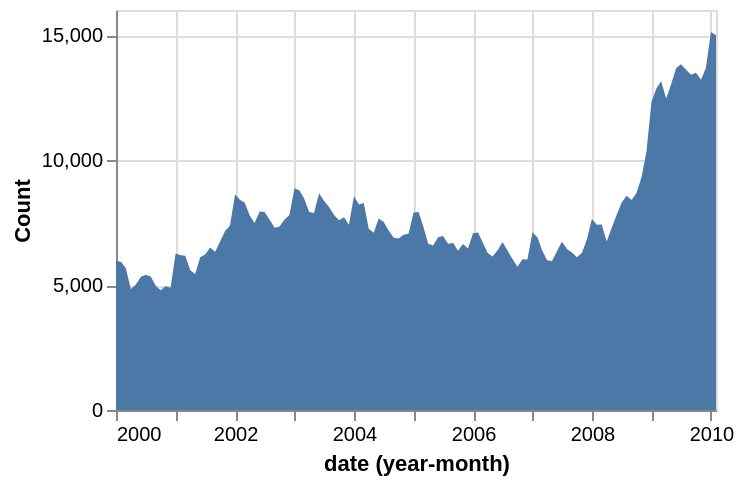

Write the Vega-Lite specification saved for this chart.
### Vega-Lite specification from a JSON file in a GitHub repository (floating-point values rounded to 4 significant figures; data arrays with more than 128 entries replaced by an {"elided": "..."} marker saying what was removed)
{"$schema": "https://vega.github.io/schema/vega-lite/v5.json", "data": {"values": {"elided": "1708 records"}, "format": {"parse": {"date": "date"}}}, "description": "Unemployment over time (area chart)", "encoding": {"x": {"axis": {"format": "%Y"}, "field": "date", "timeUnit": "yearmonth", "type": "temporal"}, "y": {"aggregate": "sum", "axis": {"title": "Count"}, "field": "count", "type": "quantitative"}}, "height": 200, "mark": "area", "width": 300}
